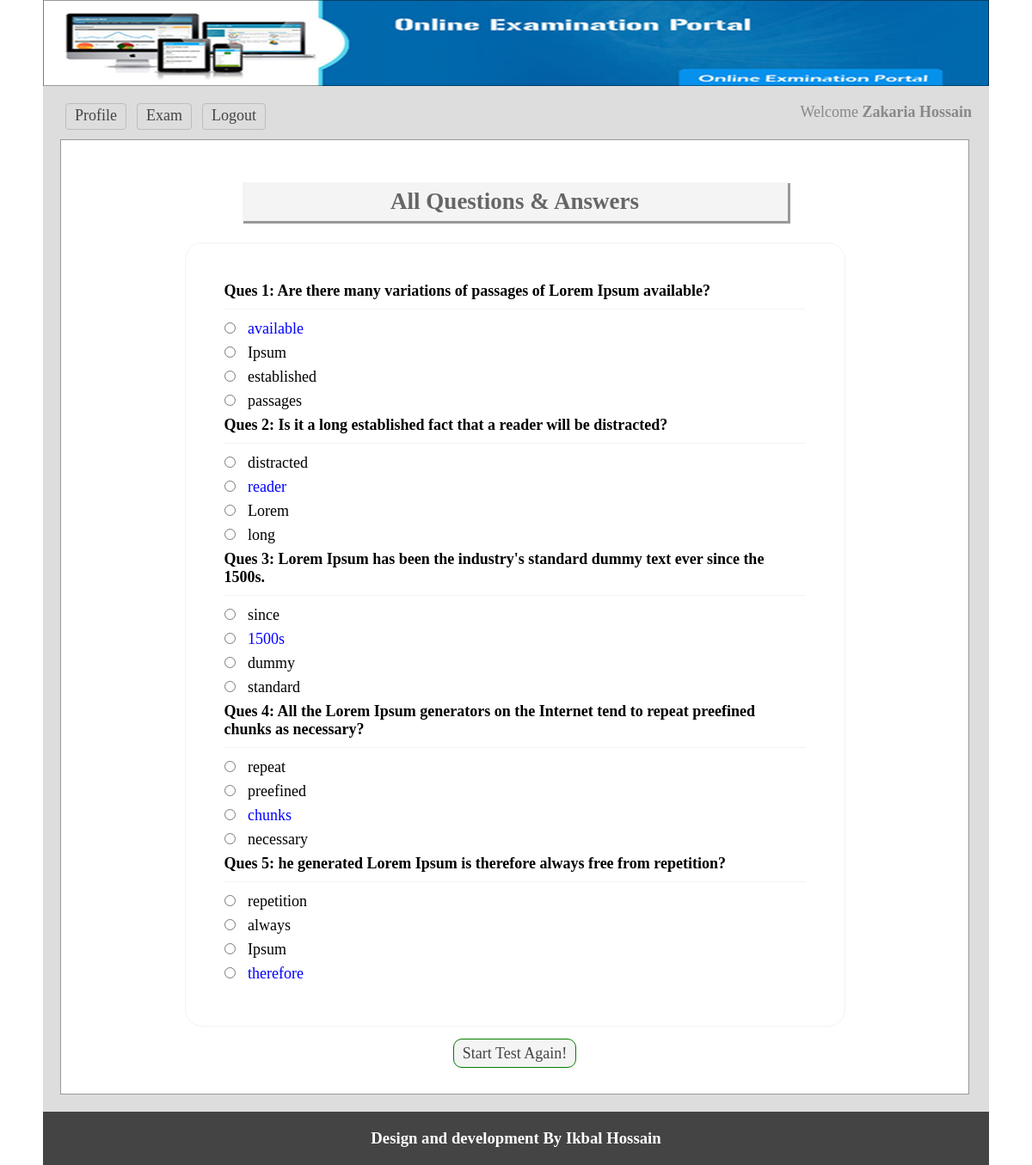
Page /viewAns.php (signed in) on the committed database.
### tables this page shows
CREATE TABLE `tbl_ques` (
  `id` int(11) NOT NULL,
  `quesNo` int(11) NOT NULL,
  `ques` text NOT NULL
);

CREATE TABLE `tbl_ans` (
  `id` int(11) NOT NULL,
  `quesNo` int(11) NOT NULL,
  `rightAns` int(11) NOT NULL DEFAULT '0',
  `ans` text NOT NULL
);

### classes/Exam.php (called while the page is built, shortened)
<?php
$filepath = realpath(dirname(__FILE__));
include_once ($filepath.'/../lib/Database.php');
class Exam{
    private $db;
    public function __construct(){
        $this->db = new Database();
    }
    public function getQuesByOrder(){
        $query  = "SELECT * FROM tbl_ques ORDER BY quesNo ASC";
        $result = $this->db->select($query);
        return $result;
    }
    public function getAnswer($number){
        $query       = "SELECT * FROM tbl_ans WHERE quesNo = '$number'";
        $getData = $this->db->select($query);
        return $getData;
    }
}
?>

### lib/Database.php (called while the page is built, shortened)
<?php
Class Database{
	public $host   = DB_HOST;
	public $user   = DB_USER;
	public $pass   = DB_PASS;
	public $dbname = DB_NAME;
	public $link;
	private function connectDB(){
	$this->link = new mysqli($this->host, $this->user, $this->pass, $this->dbname);
 }
	public function select($query){
		$result = $this->link->query($query) or die($this->link->error.__LINE__);
		if($result->num_rows > 0){
			return $result;
		} else {
			return false;
		}
	}
}

### viewAns.php (the view, shortened to what this page needs)
<?php include 'inc/header.php'; ?>
    <div class="main">
        <h1>All Questions & Answers </h1>
        <div class="test">
                <table>
                    <?php
                       $getQues = $exm->getQuesByOrder();
                    if($getQues){
                        while($question = $getQues->fetch_assoc()){
                    ?>
                    <tr>
                        <td colspan="2">
                            <h3 style="font-size: 18px">Ques <?php echo $question['quesNo']; ?>: <?php echo $question['ques'];?> </h3>
                        </td>
                    </tr>
                    <?php
                    $number = $question['quesNo'];
                    $answer = $exm->getAnswer($number);
                    if($answer){
                        while($result = $answer->fetch_assoc()){
                            ?>
                            <tr>
                                <td>
                                    <input type="radio"/>
                                    <?php
                                       if($result['rightAns']== '1'){
                                           echo "<span style='color: blue'>".$result['ans']."</span>";
                                       }else{
                                           echo $result['ans'];
                                       }
                                    ?>
                                </td>
                            </tr>
                        <?php } } ?>
                    <?php } } ?>
                </table>
        </div>
        <br/>
        <p style="text-align: center"><a class="finalStart" style="border-color: green;" href="start_test.php">Start Test Again!</a></p>
        <br/>
    </div>
<?php include 'inc/footer.php'; ?>

### css/main.css (style rules this page uses)
* { margin:0;padding:0;outline:none }
body { font-family:verdana }
p { margin:0 }
.main { background: #fff none repeat scroll 0 0; border: 1px solid #999; margin-top: 7px; min-height: 468px; padding: 15px; width: 1025px; }
.main h1 { background: #f4f4f4 none repeat scroll 0 0; box-shadow: 2px 2px 0 1px #999; color: #666; margin: 34px auto 25px; padding: 7px; text-align: center; width: 620px; }
.test { border: 1px solid #f3f3f3; border-radius: 20px; margin: 0 auto; max-width: 680px; padding: 43px; }
.test input[type="radio"] { margin-bottom: 10px; margin-right: 10px; cursor:pointer; }
.test h3 { border-bottom: 1px solid #f3f3f3; font-size: 16px; margin-bottom: 10px; padding-bottom: 10px; }
.finalStart { background: #f4f4f4 none repeat scroll 0 0; border: 1px solid #dddddd; color: #444444; display: compact; margin-top: 10px; padding: 6px 10px; text-align: center; text-decoration: none; border-radius: 10px; }

### rows in the picture
tbl_ques: quesNo "1", ques "Are there many variations of passages of Lorem Ipsum available?"
tbl_ans: ans "available"
tbl_ans: ans "Ipsum"
tbl_ans: ans "established"
tbl_ans: ans "passages"
tbl_ques: quesNo "2", ques "Is it a long established fact that a reader will be distracted?"
tbl_ans: ans "distracted"
tbl_ans: ans "reader"
tbl_ans: ans "Lorem"
tbl_ans: ans "long"
tbl_ques: quesNo "3", ques "Lorem Ipsum has been the industry's standard dummy text ever since the 1500s."
tbl_ans: ans "since"
tbl_ans: ans "1500s"
tbl_ans: ans "dummy"
tbl_ans: ans "standard"
tbl_ques: quesNo "4", ques "All the Lorem Ipsum generators on the Internet tend to repeat preefined chunks as necessary?"
tbl_ans: ans "repeat"
tbl_ans: ans "preefined"
tbl_ans: ans "chunks"
tbl_ans: ans "necessary"
tbl_ques: quesNo "5", ques "he generated Lorem Ipsum is therefore always free from repetition?"
tbl_ans: ans "repetition"
tbl_ans: ans "always"
tbl_ans: ans "Ipsum"
tbl_ans: ans "therefore"

### other values in the picture
Session::get("name") "Zakaria Hossain"
